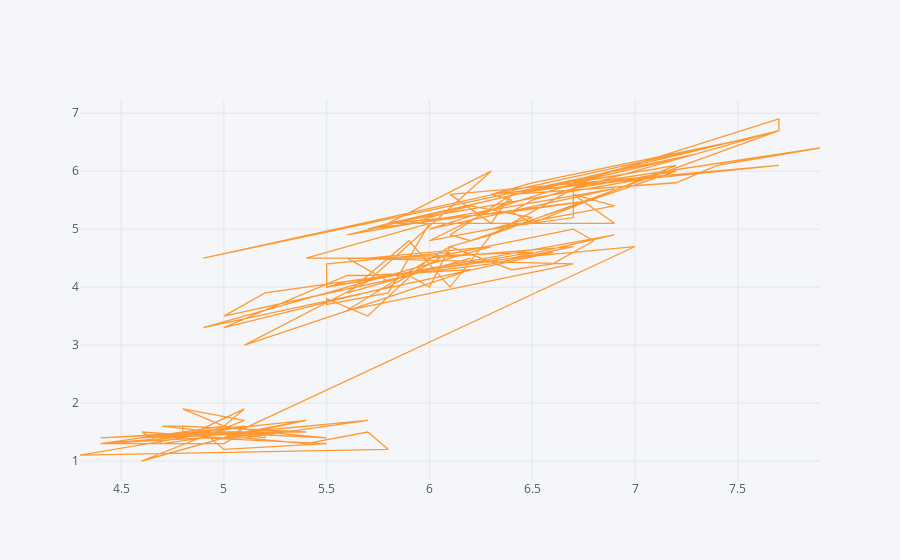

Write notebook code for a chart like this one.
### Code cell
df.iplot(x= "sepal length (cm)", y = "petal length (cm)")

### Figure 1 — Plotly figure (JSON) as saved in the notebook; plotly's stock layout.template omitted (floating-point values rounded to 4 significant figures; data arrays with more than 128 entries replaced by an {"elided": "..."} marker saying what was removed)
{"data": [{"line": {"color": "rgba(255, 153, 51, 1.0)", "dash": "solid", "shape": "linear", "width": 1.3}, "mode": "lines", "name": "petal length (cm)", "text": "", "type": "scatter", "x": {"elided": "150 float values"}, "y": {"elided": "150 float values"}}], "layout": {"legend": {"bgcolor": "#F5F6F9", "font": {"color": "#4D5663"}}, "paper_bgcolor": "#F5F6F9", "plot_bgcolor": "#F5F6F9", "title": {"font": {"color": "#4D5663"}}, "xaxis": {"gridcolor": "#E1E5ED", "showgrid": true, "tickfont": {"color": "#4D5663"}, "title": {"font": {"color": "#4D5663"}, "text": ""}, "zerolinecolor": "#E1E5ED"}, "yaxis": {"gridcolor": "#E1E5ED", "showgrid": true, "tickfont": {"color": "#4D5663"}, "title": {"font": {"color": "#4D5663"}, "text": ""}, "zerolinecolor": "#E1E5ED"}}}
